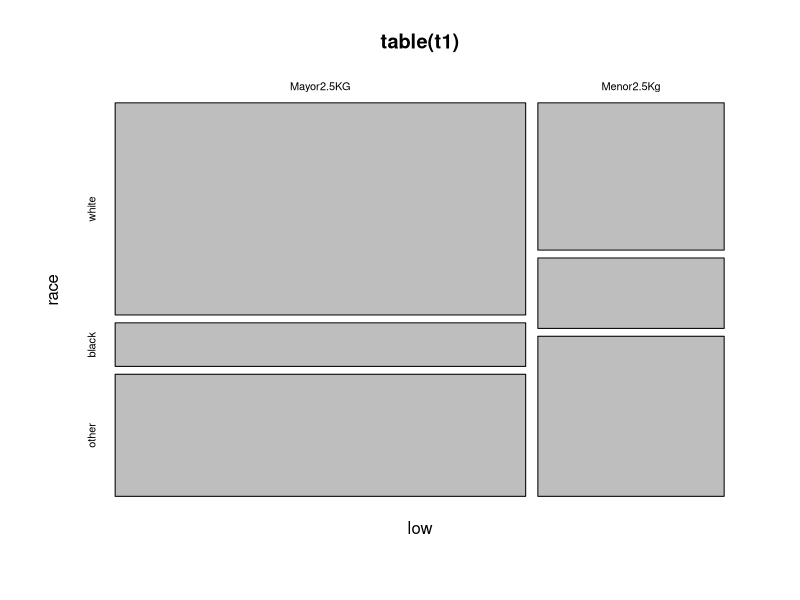
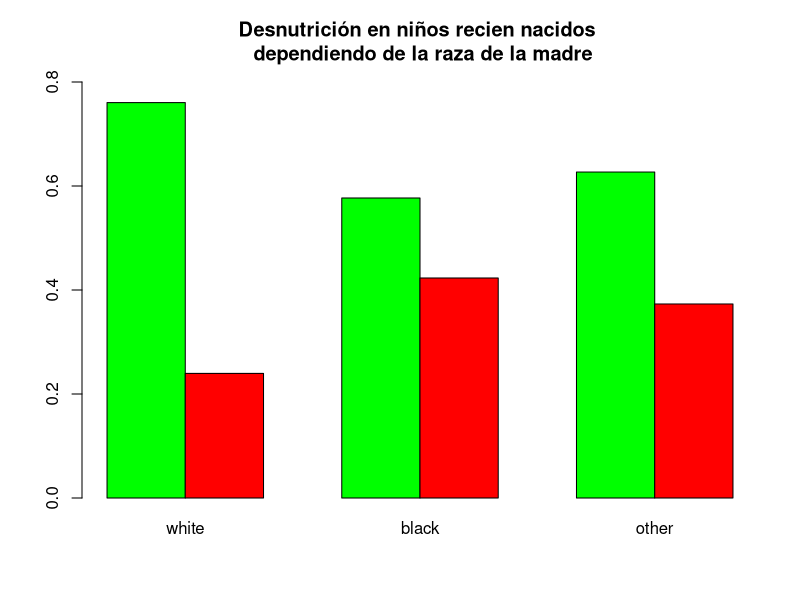

The R source for these figures, in order:
## ---- chunk 1
knitr::opts_chunk$set(echo = TRUE)
## ---- chunk 2
library(MASS)
str(birthwt)
head(birthwt)
##help(birthwt)
## ---- chunk 3
t1 = birthwt[c("low", "race")]
t1$low = as.factor(t1$low)
t1$race = as.factor(t1$race)
levels(t1$low) = c("Mayor2.5KG", "Menor2.5Kg")
levels(t1$race) = c("white", "black", "other")
table(t1)
round(prop.table(table(t1), margin = 2),3)
## ---- chunk 4
plot(table(t1))

## ---- chunk 5
barplot(prop.table(table(t1), margin = 2), beside = TRUE, col = c("green", "red"), main = "Desnutrición en niños recien nacidos \n dependiendo de la raza de la madre", ylim = c(0, 0.8))
